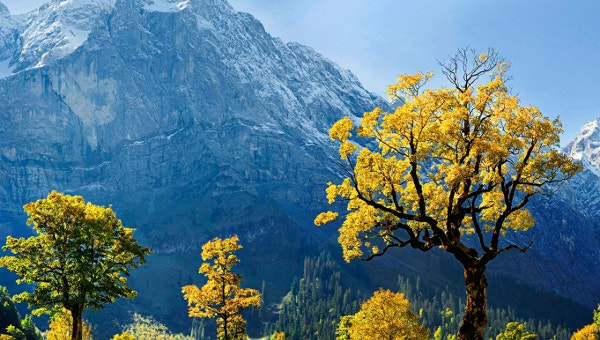
#> input picture assets/nature.jpeg, 600 x 340 px, given in place of the camera
$ python video_demo.py
#> lines starting #> are read from the running program, lines starting #| are printed output that depends on the picture; after the words box and inside, x2 and y2 are one past the last pixel; in counts of white or black regions, pixels touching at a corner belong together
import numpy as np
import cv2

cap = cv2.VideoCapture(0)

while True:
    ret, frame = cap.read()
#> frame is the input picture: shape (340, 600, 3); mean B, G, R 130, 118.7, 86.6
    width = cap.get(3)
    height = cap.get(4)

    hsv = cv2.cvtColor(frame, cv2.COLOR_BGR2HSV)
#> hsv: shape (340, 600, 3); mean H, S, V 84.2, 158, 152.6
    lower_blue = np.array([90, 50, 50])
    upper_blue = np.array([130, 255, 255])

    mask = cv2.inRange(hsv, lower_blue, upper_blue)
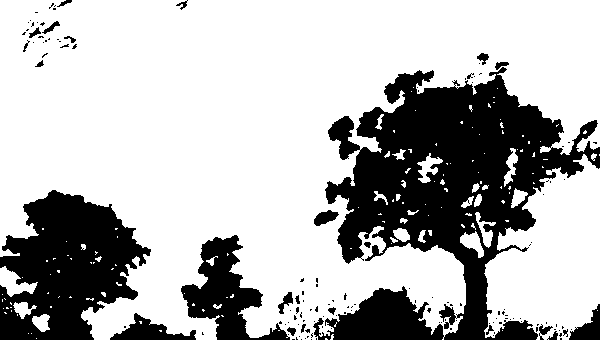
#> mask: shape (340, 600); 71.4% white; 142 black regions (116 under 20 px), largest, box (x1, y1, x2, y2) and area: (313, 67, 600, 340) 36303, (0, 190, 151, 340) 14319, (181, 235, 290, 340) 4611
    result = cv2.bitwise_and(frame, frame, mask=mask)
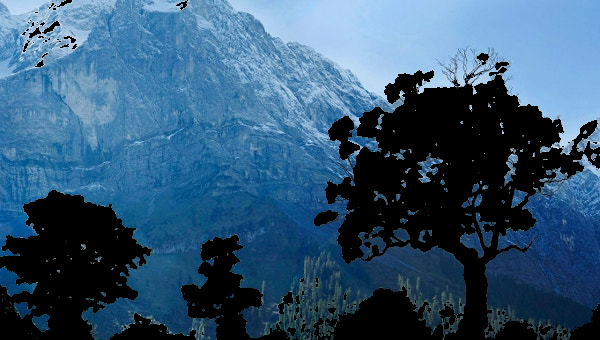
#> result: shape (340, 600, 3); mean B, G, R 115.2, 86.2, 50.7

    # frame = cv2.cvtColor(result, cv2.COLOR_HSV2BGR)

    cv2.imshow('frame', result)

    if cv2.waitKey(1) == ord('q'):
#> (key q is pressed here)
        break

cap.release()
cv2.destroyAllWindows()

quit()
#> (the program exits here)
